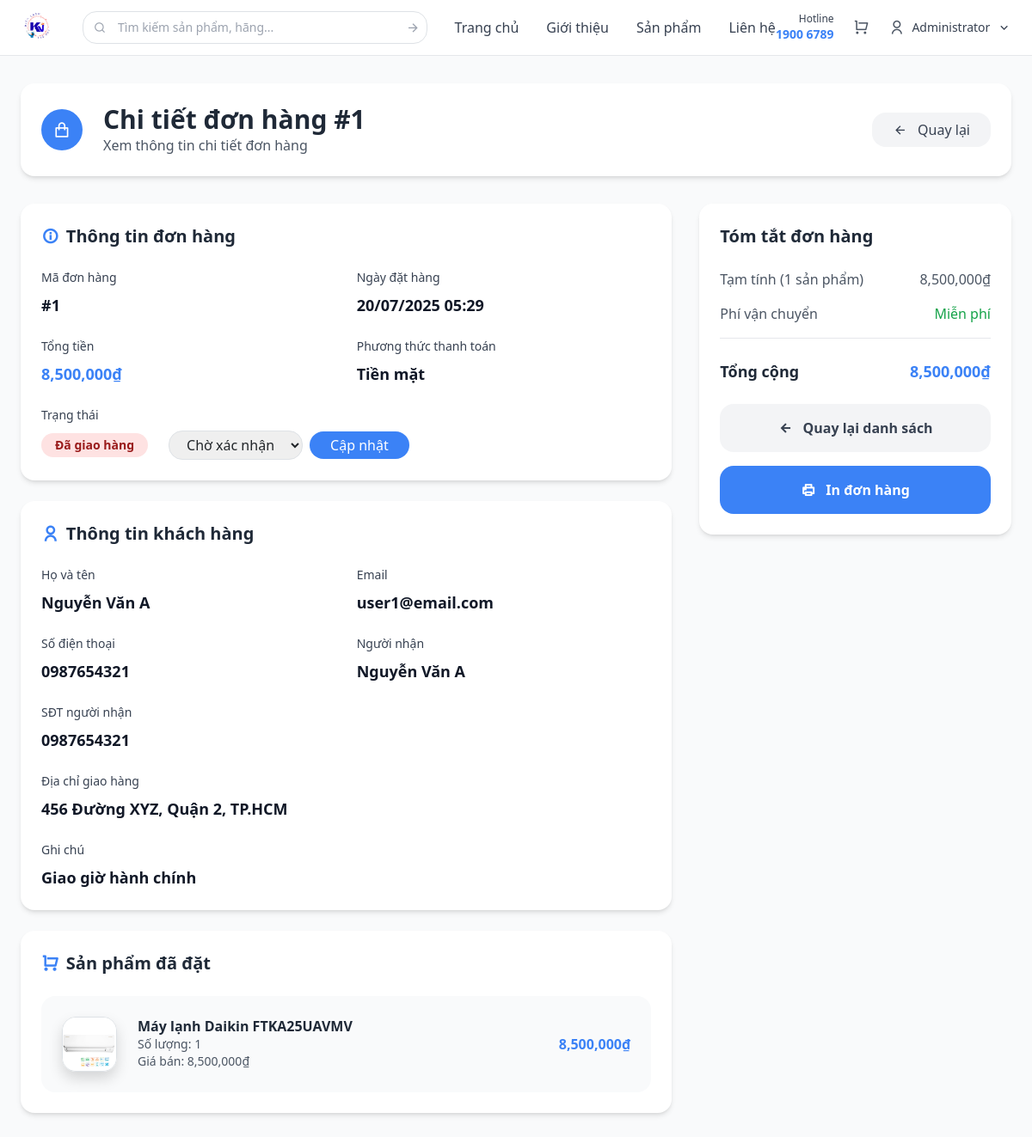
The page /controller/index.php?act=admin_order_detail&id=1 (signed in) on the database its author committed.
### tables this page shows
CREATE TABLE taikhoan (
  id_user INT AUTO_INCREMENT PRIMARY KEY,
    username VARCHAR(20) NOT NULL UNIQUE,
  password VARCHAR(255) NOT NULL,
  fullname VARCHAR(250) NOT NULL,
    email VARCHAR(250) NOT NULL UNIQUE,
  phone VARCHAR(20) NOT NULL,
  address VARCHAR(250) NOT NULL,
  position VARCHAR(12) NOT NULL DEFAULT 'user',
    created_at TIMESTAMP DEFAULT CURRENT_TIMESTAMP,
    updated_at TIMESTAMP DEFAULT CURRENT_TIMESTAMP ON UPDATE CURRENT_TIMESTAMP,
    INDEX idx_username (username),
    INDEX idx_email (email),
    INDEX idx_position (position)
);

CREATE TABLE donhang (
  id_dh INT AUTO_INCREMENT PRIMARY KEY,
  id_user INT NOT NULL,
  tongdh INT NOT NULL,
  ngaydat DATETIME NOT NULL,
  trangthai VARCHAR(30) DEFAULT 'Chờ xác nhận',
  ten_nguoi_nhan VARCHAR(250) NOT NULL,
  sdt_nguoi_nhan VARCHAR(20) NOT NULL,
  dia_chi_giao TEXT NOT NULL,
  ghi_chu TEXT,
  phuong_thuc_thanh_toan VARCHAR(50) DEFAULT 'Tiền mặt',
    ngay_cap_nhat TIMESTAMP DEFAULT CURRENT_TIMESTAMP ON UPDATE CURRENT_TIMESTAMP,
    created_at TIMESTAMP DEFAULT CURRENT_TIMESTAMP,
    FOREIGN KEY (id_user) REFERENCES taikhoan(id_user) ON DELETE CASCADE,
    INDEX idx_user (id_user),
    INDEX idx_trangthai (trangthai),
    INDEX idx_ngaydat (ngaydat)
);

CREATE TABLE dh_chitiet (
  id_chitiet INT AUTO_INCREMENT PRIMARY KEY,
  id_sp INT NOT NULL,
  id_dh INT NOT NULL,
  soluong INT NOT NULL,
  tong_dh INT NOT NULL,
  gia_ban INT NOT NULL,
    created_at TIMESTAMP DEFAULT CURRENT_TIMESTAMP,
  FOREIGN KEY (id_sp) REFERENCES sanpham(id_sp) ON DELETE CASCADE,
    FOREIGN KEY (id_dh) REFERENCES donhang(id_dh) ON DELETE CASCADE,
    INDEX idx_sp (id_sp),
    INDEX idx_dh (id_dh)
);

CREATE TABLE sanpham (
  id_sp INT AUTO_INCREMENT PRIMARY KEY,
  Name VARCHAR(250) NOT NULL,
  Price INT NOT NULL,
  Price_old INT DEFAULT NULL,
  Date_import DATETIME NOT NULL,
  Viewsp INT DEFAULT 0,
  Decribe LONGTEXT DEFAULT NULL,
    Mount INT NOT NULL DEFAULT 0,
  Sale INT DEFAULT 0,
  image VARCHAR(250) DEFAULT NULL,
  id_danhmuc INT NOT NULL,
  id_hang INT NOT NULL,
    rating_trung_binh DECIMAL(3,2) DEFAULT 0.00,
    created_at TIMESTAMP DEFAULT CURRENT_TIMESTAMP,
    updated_at TIMESTAMP DEFAULT CURRENT_TIMESTAMP ON UPDATE CURRENT_TIMESTAMP,
    FOREIGN KEY (id_danhmuc) REFERENCES danhmuc(id) ON DELETE CASCADE,
    FOREIGN KEY (id_hang) REFERENCES hang(id_hang) ON DELETE CASCADE,
    INDEX idx_danhmuc (id_danhmuc),
    INDEX idx_hang (id_hang),
    INDEX idx_price (Price),
    INDEX idx_sale (Sale)
);

### view/pages/admin_order_detail.php (the view, shortened to what the rows shown need)
<?php
include_once __DIR__ . '/../layout/layout.php';
include_once __DIR__ . '/../../model/donhang.php';
include_once __DIR__ . '/../../helpers/jwt_helper.php';
$orderId = isset($_GET['id']) ? (int)$_GET['id'] : 0;
$donhang = new DonHang();
$order = $donhang->getOrderDetails($orderId);
$content = '
<div class="space-y-8">
    <div class="bg-white rounded-lg shadow-md p-6">
        <div class="flex items-center justify-between">
            <div class="flex items-center gap-4">
                <div>
                    <h1 class="text-3xl font-bold text-gray-800">Chi tiết đơn hàng #' . $orderId . '</h1>
                </div>
            </div>
        </div>
    </div>
    ' . (isset($success) ? '
            <span>' . htmlspecialchars($success) . '</span>
    </div>' : '') . '
    ' . (isset($error) ? '
            <span>' . htmlspecialchars($error) . '</span>
    </div>' : '') . '
    <div class="grid grid-cols-1 lg:grid-cols-3 gap-8">
        <div class="lg:col-span-2 space-y-6">
            <div class="bg-white rounded-lg shadow-md p-6">
                <h2 class="text-xl font-semibold text-gray-800 mb-6 flex items-center">
                    <i class="ri-information-line text-primary mr-2"></i>
                    Thông tin đơn hàng
                </h2>
                <div class="grid grid-cols-1 md:grid-cols-2 gap-6">
                    <div>
                        <label class="block text-sm font-medium text-gray-700 mb-2">Mã đơn hàng</label>
                        <p class="text-lg font-semibold text-gray-900">#' . $order['id_dh'] . '</p>
                    </div>
                    <div>
                        <label class="block text-sm font-medium text-gray-700 mb-2">Ngày đặt hàng</label>
                        <p class="text-lg font-semibold text-gray-900">' . date('d/m/Y H:i', strtotime($order['ngaydat'])) . '</p>
                    </div>
                    <div>
                        <label class="block text-sm font-medium text-gray-700 mb-2">Tổng tiền</label>
                        <p class="text-lg font-semibold text-primary">' . number_format($order['tongdh']) . '₫</p>
                    </div>
                    <div>
                        <label class="block text-sm font-medium text-gray-700 mb-2">Phương thức thanh toán</label>
                        <p class="text-lg font-semibold text-gray-900">' . htmlspecialchars($order['phuong_thuc_thanh_toan']) . '</p>
                    </div>
                    <div class="md:col-span-2">
                        <div class="flex items-center gap-4">
                            <span class="inline-flex px-3 py-1 text-sm font-semibold rounded-full ' .
                                ($order['trangthai'] === 'Chờ xác nhận' ? 'bg-yellow-100 text-yellow-800' :
                                ($order['trangthai'] === 'Đã xác nhận' ? 'bg-blue-100 text-blue-800' :
                                ($order['trangthai'] === 'Đang giao' ? 'bg-purple-100 text-purple-800' :
                                ($order['trangthai'] === 'Đã giao' ? 'bg-green-100 text-green-800' :
                                'bg-red-100 text-red-800')))) . '">
                                ' . htmlspecialchars($order['trangthai']) . '
                            </span>
                            <form method="POST" class="flex items-center gap-2">
                                <select name="status" class="px-3 py-1 border border-gray-300 rounded-lg focus:ring-2 focus:ring-primary focus:border-transparent">
                                    <option value="Chờ xác nhận" ' . ($order['trangthai'] === 'Chờ xác nhận' ? 'selected' : '') . '>Chờ xác nhận</option>
                                    <option value="Đã xác nhận" ' . ($order['trangthai'] === 'Đã xác nhận' ? 'selected' : '') . '>Đã xác nhận</option>
                                    <option value="Đang giao" ' . ($order['trangthai'] === 'Đang giao' ? 'selected' : '') . '>Đang giao</option>
                                    <option value="Đã giao" ' . ($order['trangthai'] === 'Đã giao' ? 'selected' : '') . '>Đã giao</option>
                                    <option value="Đã hủy" ' . ($order['trangthai'] === 'Đã hủy' ? 'selected' : '') . '>Đã hủy</option>
                                </select>
                                <button type="submit" name="update_status" value="1"
                                        class="bg-primary text-white px-4 py-1 rounded-lg hover:bg-primary-dark transition-colors">
                                </button>
                            </form>
                        </div>
                    </div>
                </div>
            </div>
            <div class="bg-white rounded-lg shadow-md p-6">
                <h2 class="text-xl font-semibold text-gray-800 mb-6 flex items-center">
                    <i class="ri-user-line text-primary mr-2"></i>
                    Thông tin khách hàng
                </h2>
                <div class="grid grid-cols-1 md:grid-cols-2 gap-6">
                    <div>
                        <label class="block text-sm font-medium text-gray-700 mb-2">Họ và tên</label>
                        <p class="text-lg font-semibold text-gray-900">' . htmlspecialchars($order['fullname']) . '</p>
                    </div>
                    <div>
                        <label class="block text-sm font-medium text-gray-700 mb-2">Email</label>
                        <p class="text-lg font-semibold text-gray-900">' . htmlspecialchars($order['email']) . '</p>
                    </div>
                    <div>
                        <label class="block text-sm font-medium text-gray-700 mb-2">Số điện thoại</label>
                        <p class="text-lg font-semibold text-gray-900">' . htmlspecialchars($order['phone']) . '</p>
                    </div>
                    <div>
                        <label class="block text-sm font-medium text-gray-700 mb-2">Người nhận</label>
                        <p class="text-lg font-semibold text-gray-900">' . htmlspecialchars($order['ten_nguoi_nhan']) . '</p>
                    </div>
                    <div>
                        <label class="block text-sm font-medium text-gray-700 mb-2">SĐT người nhận</label>
                        <p class="text-lg font-semibold text-gray-900">' . htmlspecialchars($order['sdt_nguoi_nhan']) . '</p>
                    </div>
                    <div class="md:col-span-2">
                        <label class="block text-sm font-medium text-gray-700 mb-2">Địa chỉ giao hàng</label>
                        <p class="text-lg font-semibold text-gray-900">' . htmlspecialchars($order['dia_chi_giao']) . '</p>
                    </div>
                    ' . ($order['ghi_chu'] ? '
                    <div class="md:col-span-2">
                        <label class="block text-sm font-medium text-gray-700 mb-2">Ghi chú</label>
                        <p class="text-lg font-semibold text-gray-900">' . htmlspecialchars($order['ghi_chu']) . '</p>
                    </div>
                    ' : '') . '
                </div>
            </div>
            <div class="bg-white rounded-lg shadow-md p-6">
                <h2 class="text-xl font-semibold text-gray-800 mb-6 flex items-center">
                    <i class="ri-shopping-cart-line text-primary mr-2"></i>
                    Sản phẩm đã đặt
                </h2>
                <div class="space-y-4">
                    ' . implode('', array_map(function($item) {
                        return '
                        <div class="flex items-center justify-between p-4 bg-gray-50 rounded-lg">
                            <div class="flex items-center gap-4">
                                <img src="/project/view/image/' . htmlspecialchars($item['image']) . '"
                                     alt="' . htmlspecialchars($item['Name']) . '"
                                     class="w-16 h-16 object-cover rounded-lg shadow border"
                                     onerror="this.src=\'/project/view/image/logodienlanh.png\'">
                                <div>
                                    <h3 class="font-semibold text-gray-800">' . htmlspecialchars($item['Name']) . '</h3>
                                    <p class="text-sm text-gray-600">Số lượng: ' . $item['soluong'] . '</p>
                                    <p class="text-sm text-gray-600">Giá bán: ' . number_format($item['gia_ban']) . '₫</p>
                                </div>
                            </div>
                            <div class="text-right">
                                <div class="font-semibold text-primary">' . number_format($item['tong_dh']) . '₫</div>
                            </div>
                        </div>
                        ';
                    }, $order['items'])) . '
                </div>
            </div>
        </div>
        <div class="lg:col-span-1">
            <div class="bg-white rounded-lg shadow-md p-6 sticky top-8">
                <h2 class="text-xl font-semibold text-gray-800 mb-6">Tóm tắt đơn hàng</h2>
                <div class="space-y-4 mb-6">
                    <div class="flex justify-between text-gray-600">
                        <span>Tạm tính (' . count($order['items']) . ' sản phẩm)</span>
                        <span>' . number_format($order['tongdh']) . '₫</span>
                    </div>
                    <div class="border-t border-gray-200 pt-4">
                        <div class="flex justify-between text-lg font-bold text-gray-800">
                            <span>Tổng cộng</span>
                            <span class="text-primary">' . number_format($order['tongdh']) . '₫</span>
                        </div>
                    </div>
                </div>
            </div>
        </div>
    </div>
</div>
<style>
@media print {
    .no-print {
        display: none !important;
    }
}
</style>';
renderPage("Chi tiết đơn hàng #" . $orderId . " - Admin", $content);
?>

### view/layout/header.php (shortened to what the rows shown need)
<?php
include_once __DIR__ . '/../../helpers/jwt_helper.php';
$currentUser = getCurrentUser();
?>
<!DOCTYPE html>
<html lang="en">
<head>
    <script src="https://cdn.tailwindcss.com"></script>
    <link
      href="https://cdnjs.cloudflare.com/ajax/libs/remixicon/4.6.0/remixicon.min.css"
      rel="stylesheet"
    />
    <link
      href="https://cdn.jsdelivr.net/npm/bootstrap@5.3.0-alpha1/dist/css/bootstrap.min.css"
      rel="stylesheet"
    />
    <link href="https://cdn.jsdelivr.net/npm/bootstrap@5.3.0-alpha1/dist/css/bootstrap.min.css" rel="stylesheet" />
    <link rel="stylesheet" href="/project/view/css/style.css">
    <link rel="stylesheet" href="/project/view/css/custom.css">
</head>
<body>
    <header class="bg-white shadow-sm border-b">
        <div class="max-w-7xl mx-auto px-4">
            <div class="flex items-center justify-between h-16">
                <div class="flex items-center space-x-4">
                    <?php if ($currentUser): ?>
                        <div class="relative group">
                            <button class="flex items-center space-x-2 text-gray-700 hover:text-primary">
                                <i class="ri-user-line text-gray-600 text-lg"></i>
                                <span class="text-sm font-medium"><?php echo htmlspecialchars($currentUser['fullname']); ?></span>
                                <i class="ri-arrow-down-s-line"></i>
                            </button>
                        </div>
                    <?php endif; ?>
                </div>
            </div>
        </div>
    </header>

### rows shown on the page
taikhoan: fullname "Administrator"
donhang: id_dh "1", ngaydat "20/07/2025 05:29", tongdh "8,500,000", phuong_thuc_thanh_toan "Tiền mặt", trangthai "Đã giao hàng", id_user.fullname "Nguyễn Văn A", id_user.email "user1@email.com", id_user.phone "0987654321", ten_nguoi_nhan "Nguyễn Văn A", sdt_nguoi_nhan "0987654321", dia_chi_giao "456 Đường XYZ, Quận 2, TP.HCM", ghi_chu "Giao giờ hành chính"
dh_chitiet: id_sp.image (picture), id_sp.Name "Máy lạnh Daikin FTKA25UAVMV", soluong "1", gia_ban "8,500,000", tong_dh "8,500,000"

### other values the page prints
$orderId "1"
count($order['items']) "1"
